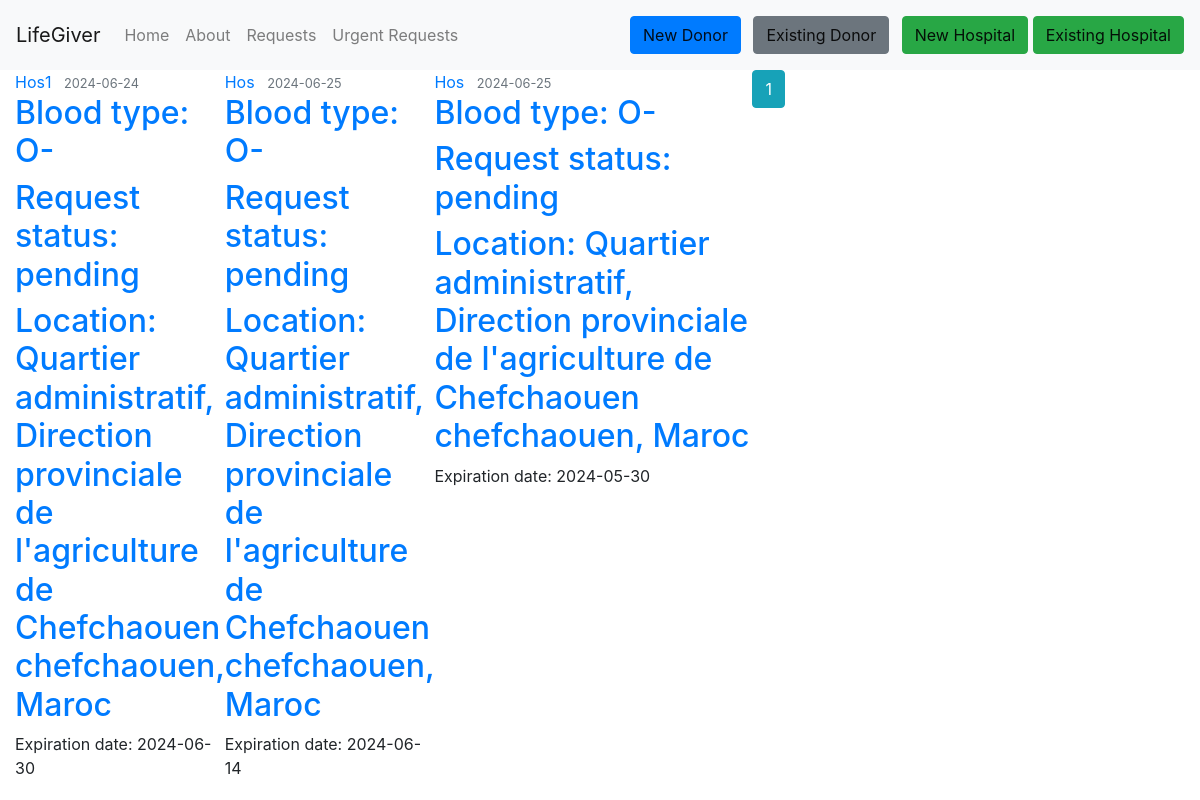
The page /requests on the database as committed earlier.
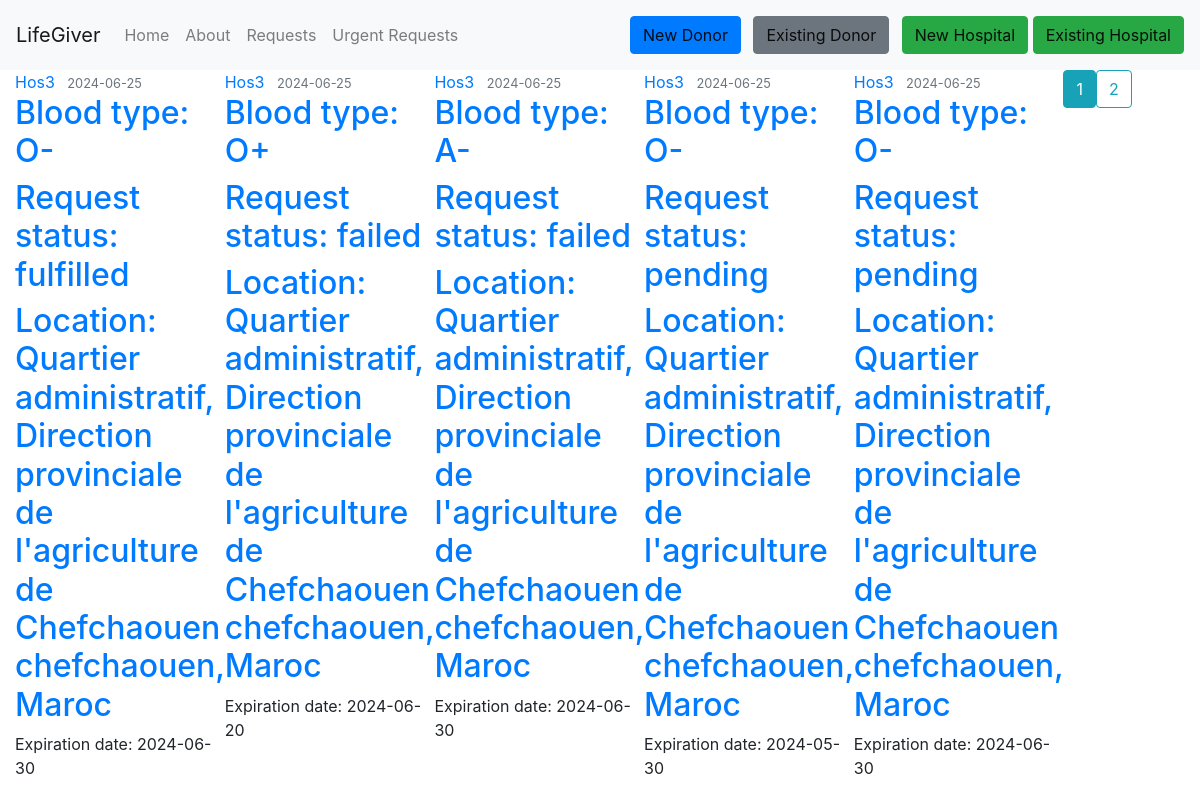
The same page on the database as committed later.
### Lifegiver_test/lifegiver/models.py (models this page shows, shortened)
class DonationRequest(db.Model):
    id = db.Column(db.Integer, primary_key=True)
    hospital_id = db.Column(db.Integer, db.ForeignKey('hospital.id'), nullable=False)
    blood_type = db.Column(db.Enum('O-', 'O+', 'A-', 'A+', 'B-', 'B+', 'AB-', 'AB+'), nullable=False)
    request_date = db.Column(db.DateTime, nullable=False, default=datetime.now)
    status = db.Column(db.Enum('pending', 'fulfilled', 'failed'), nullable=False)
    expiration_date = db.Column(db.DateTime, nullable=False, default=lambda: datetime.now() + timedelta(days=90))
    request_donations = db.relationship('UserDonation', backref='donation_request', lazy=True)

class Hospital(db.Model, UserMixin):
    __tablename__ = 'hospital'
    id = db.Column(db.Integer, primary_key=True)
    name = db.Column(db.String(225), nullable=False)
    image_file = db.Column(db.String(20), nullable=False, default='default1.png')
    street = db.Column(db.String(500), nullable=True)
    city = db.Column(db.String(100), nullable=True)
    province = db.Column(db.String(100), nullable=True)
    zip_code = db.Column(db.String(45), nullable=True)
    country = db.Column(db.String(100), nullable=True)
    phone_number = db.Column(db.String(45), nullable=False)
    email = db.Column(db.String(125), unique=True, nullable=False)
    password = db.Column(db.String(60), nullable=False)
    barcode = db.Column(db.String(100), unique=True, nullable=False)
    hospital_donations = db.relationship('UserDonation', backref='hospital_donation', lazy=True)
    hospital_requests = db.relationship('DonationRequest', backref='hospital_request', lazy=True)
    urgent_requests = db.relationship('UrgentRequest', backref='hospital_urgent_request', lazy=True)

### Lifegiver_test/lifegiver/route.py (the view)
@app.route('/requests', methods=['POST', 'GET'], strict_slashes=False)
def requests():
    page = request.args.get('page', 1, type=int)
    requests = DonationRequest.query.order_by(DonationRequest.request_date.asc()).paginate(page=page, per_page=5) # inteade of using .all() we gonna change it to .paginate() to get 10 requests per page
    return render_template('requests.html', title='Donation Requests page', requests=requests)

### Lifegiver_test/lifegiver/templates/requests.html (shortened to what this page needs)
{% extends "layout.html" %}
{% block content %}
    {% for request in requests.items %}
        <article class="media content-section">
          <div class="media-body">
            <div class="article-metadata">
              <a class="mr-2" href="{{ url_for('hospital_requests', name=request.hospital_request.name) }}">{{ request.hospital_request.name }}</a>
              <small class="text-muted">{{ request.request_date.strftime('%Y-%m-%d') }}</small>
            </div>
            <h2><a class="article-title" href="{{ url_for('don_request', don_request_id=request.id) }}">{{ 'Blood type: ' ~ request.blood_type }}</a></h2>
            <h2><a class="article-title" href="#">{{ 'Request status: ' ~ request.status }}</a></h2>
            <h2><a class="article-title" href="#">{{ 'Location: ' ~ request.hospital_request.street ~ ' ' ~ request.hospital_request.city ~ ', ' ~ request.hospital_request.country }}</a></h2>
            <p class="article-content">{{ 'Expiration date: ' ~ request.expiration_date.strftime('%Y-%m-%d') }}</p>
          </div>
    {% endfor %}
    {% for page_num in requests.iter_pages(left_edge=1, right_edge=1, left_current=1, right_current=1) %}
      {% if page_num %}
        {% if requests.page == page_num %}
          <a class="btn btn-info mb-4" href="{{ url_for('requests', page=page_num) }}">{{ page_num }}</a>
        {% else %}
          <a class="btn btn-outline-info mb-4" href="{{ url_for('requests', page=page_num) }}">{{ page_num }}</a>
        {% endif %}
      {% else %}
        ...
      {% endif %}
    {% endfor %}
{% endblock content %}

Rows that differ between the two databases and show on the page:
no longer on this page (row edited): Hospital: street+city+country "Location: Quartier administratif, Direction provinciale de l'agriculture de Chefchaouen chefchaouen, Maroc"
no longer on this page (row edited): Hospital: street+city+country "Location: Quartier administratif, Direction provinciale de l'agriculture de Chefchaouen chefchaouen, Maroc"
changed DonationRequest: hospital_request.name "Hos1" → "Hos3"; request_date "2024-06-24" → "2024-06-25"; status "Request status: pending" → "Request status: fulfilled"
added Hospital: street+city+country "Location: Quartier administratif, Direction provinciale de l'agriculture de Chefchaouen chefchaouen, Maroc"
changed DonationRequest: hospital_request.name "Hos" → "Hos3"; blood_type "Blood type: O-" → "Blood type: O+"; status "Request status: pending" → "Request status: failed"; expiration_date "Expiration date: 2024-06-14" → "Expiration date: 2024-06-20"
changed DonationRequest: hospital_request.name "Hos" → "Hos3"; blood_type "Blood type: O-" → "Blood type: A-"; status "Request status: pending" → "Request status: failed"; expiration_date "Expiration date: 2024-05-30" → "Expiration date: 2024-06-30"
added DonationRequest: hospital_request.name "Hos3", request_date "2024-06-25", blood_type "Blood type: O-", status "Request status: pending", expiration_date "Expiration date: 2024-05-30"
added DonationRequest: hospital_request.name "Hos3", request_date "2024-06-25", blood_type "Blood type: O-", status "Request status: pending", expiration_date "Expiration date: 2024-06-30"
Other text that changed with them:
new list line: "2"
